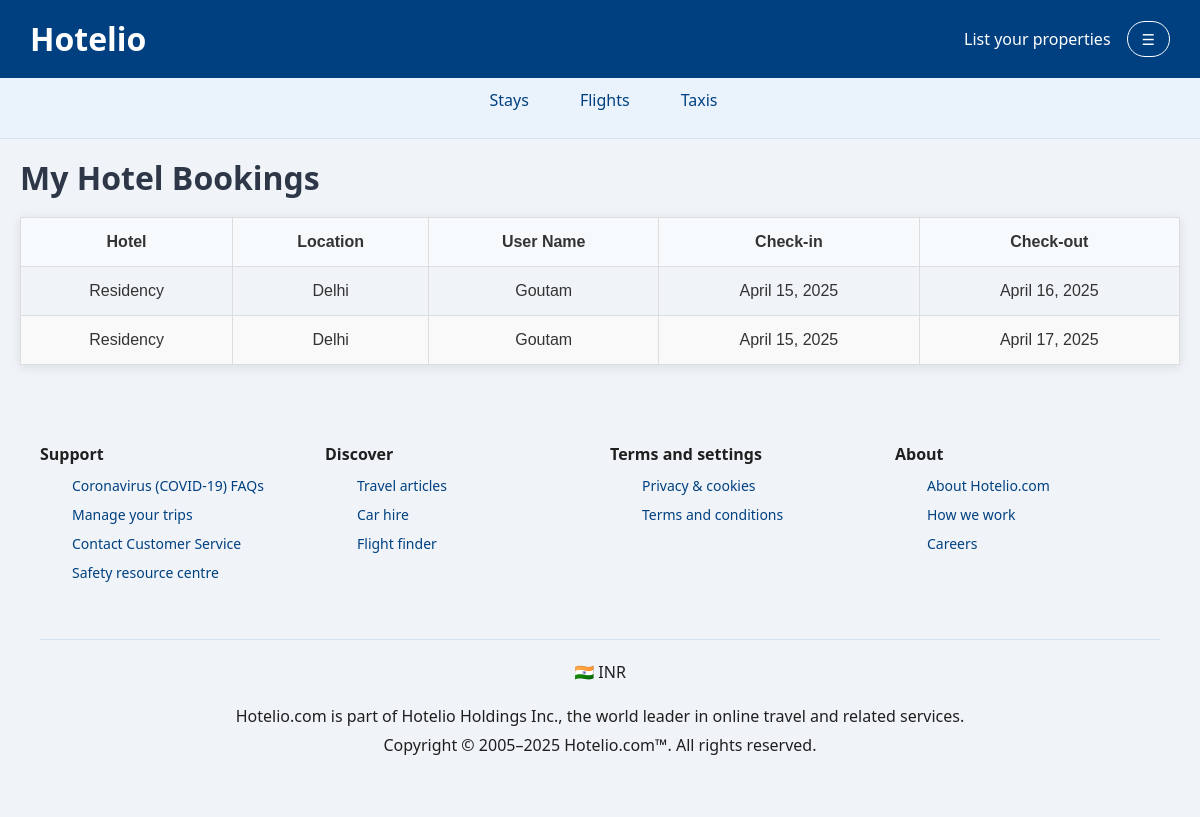
/owner/dashboard/ (signed in), run on an earlier commit of the app's database.
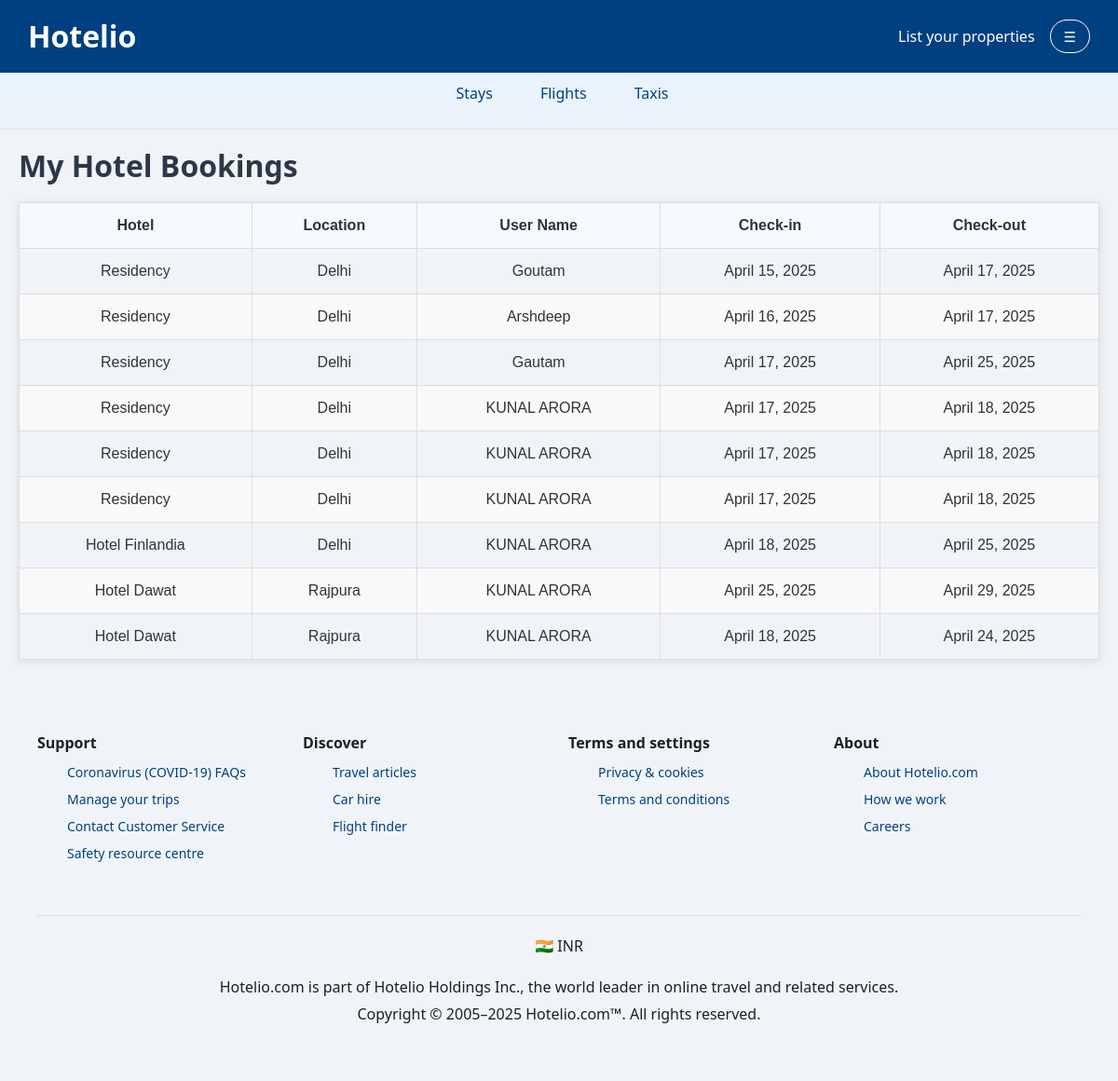
And on a later commit of the database.
### HotelBooking/models.py (models this page shows, shortened)
class Booking(models.Model):
    ROOM_TYPE_CHOICES = [
        ('AC', 'AC Room'),
        ('NON_AC', 'Non-AC Room'),
        ('DUPLEX', 'Duplex Suite'),
        ('TRIPLEX', 'Triplex Suite'),
        ('DELUXE', 'Deluxe Room'),
        ('STANDARD', 'Standard Room'),
    ]
    user = models.ForeignKey(settings.AUTH_USER_MODEL, on_delete=models.CASCADE, null=True, blank=True)
    property = models.ForeignKey(Property, on_delete=models.PROTECT)
    user_name = models.CharField(max_length=100)
    user_phone = models.CharField(max_length=15)
    user_email = models.EmailField()
    checkin_date = models.DateField()
    checkout_date = models.DateField()
    rooms_booked = models.IntegerField()
    room_type = models.CharField(max_length=20, choices=ROOM_TYPE_CHOICES, default='STANDARD')
    booked_at = models.DateTimeField(auto_now_add=True)

class Property(models.Model):
    ROOM_CHOICES = [
        ('STANDARD', 'Standard Room'),
        ('DELUXE', 'Deluxe Room'),
        ('AC', 'AC Room'),
        ('NON_AC', 'Non-AC Room'),
        ('DUPLEX', 'Duplex Suite'),
        ('TRIPLEX', 'Triplex Suite'),
    ]
    hotel_name = models.CharField(max_length=100)
    location = models.CharField(max_length=100)
    image = models.ImageField(upload_to='images/')
    license_number = models.CharField(max_length=100)
    rooms_available = models.PositiveIntegerField()
    price = models.DecimalField(max_digits=10, decimal_places=2)
    description = models.TextField()
    room_types = models.JSONField(default=list)  # Store list of selected room types
    owner = models.ForeignKey("AppUser", on_delete=models.CASCADE, default=1)

### HotelBooking/views.py (the view)
# urls.py: path('owner/dashboard/', views.owner_dashboard, name='owner_dashboard'),
@login_required
def owner_dashboard(request):
    if not request.user.is_staff:
        return redirect('home')
    properties = Property.objects.filter(owner=request.user)
    bookings = Booking.objects.filter(property__in=properties).select_related('property')
    return render(request, 'owner_dashboard.html', {'bookings': bookings})

### HotelBooking/templates/owner_dashboard.html (shortened to what this page needs)
{% extends 'base.html' %}
{% block main %}
<div class="container">
    <h2>My Hotel Bookings</h2>
    <table class="booking-table">
        <thead class="table-header">
            <tr>
                <th>Hotel</th>
                <th>Location</th>
                <th>User Name</th>
                <th>Check-in</th>
                <th>Check-out</th>
            </tr>
        </thead>
        <tbody>
            {% for booking in bookings %}
            <tr>
                <td>{{ booking.property.hotel_name }}</td>
                <td>{{ booking.property.location }}</td>
                <td>{{ booking.user_name }}</td>
                <td>{{ booking.checkin_date }}</td>
                <td>{{ booking.checkout_date }}</td>
            </tr>
            {% endfor %}
        </tbody>
    </table>
</div>
{% endblock %}

What changed in the data, as far as the page shows it:
removed Booking: property.hotel_name "Residency", property.location "Delhi", user_name "Goutam", checkin_date "April 15, 2025", checkout_date "April 16, 2025"
added Booking: property.hotel_name "Residency", property.location "Delhi", user_name "Arshdeep", checkin_date "April 16, 2025", checkout_date "April 17, 2025"
added Booking: property.hotel_name "Residency", property.location "Delhi", user_name "Gautam", checkin_date "April 17, 2025", checkout_date "April 25, 2025"
added Booking: property.hotel_name "Residency", property.location "Delhi", user_name "KUNAL ARORA", checkin_date "April 17, 2025", checkout_date "April 18, 2025"
added Booking: property.hotel_name "Residency", property.location "Delhi", user_name "KUNAL ARORA", checkin_date "April 17, 2025", checkout_date "April 18, 2025"
added Booking: property.hotel_name "Residency", property.location "Delhi", user_name "KUNAL ARORA", checkin_date "April 17, 2025", checkout_date "April 18, 2025"
added Booking: property.hotel_name "Hotel Finlandia", property.location "Delhi", user_name "KUNAL ARORA", checkin_date "April 18, 2025", checkout_date "April 25, 2025"
added Booking: property.hotel_name "Hotel Dawat", property.location "Rajpura", user_name "KUNAL ARORA", checkin_date "April 25, 2025", checkout_date "April 29, 2025"
added Booking: property.hotel_name "Hotel Dawat", property.location "Rajpura", user_name "KUNAL ARORA", checkin_date "April 18, 2025", checkout_date "April 24, 2025"
